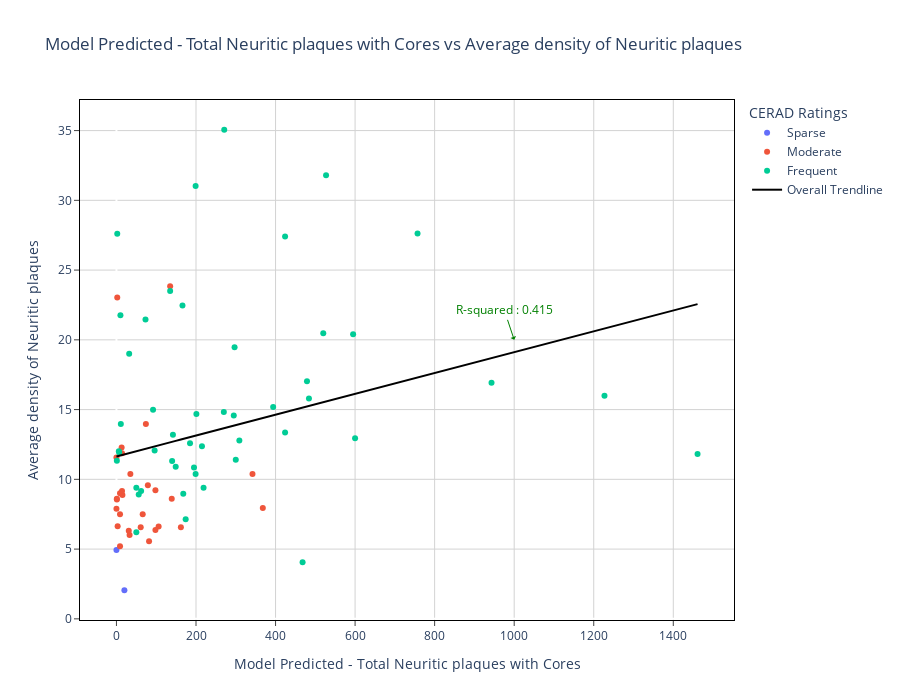

Here is the notebook cell this chart was saved with:
### Markdown cell above
## Scatter Plots with Trendline

### Code cell
df = plaque_counts_merged[(plaque_counts_merged["total_plaques"]<=2000) & (~plaque_counts_merged["MidPlaquesWCoresValue"].isna())]
df["MidPlaquesWCoresValue"] = df["MidPlaquesWCoresValue"].astype(int)
df["MidPlaquesWCoresValue_desc"] =  np.where(df["MidPlaquesWCoresValue"]==1,"Sparse",np.where(df["MidPlaquesWCoresValue"]==3,"Moderate", np.where(df["MidPlaquesWCoresValue"]==5,"Frequent","None")))
df["CERAD Ratings"] = df["MidPlaquesWCoresValue_desc"]
df  = df.sort_values(by="CERAD Ratings")
val_y = "Plq_Mn_MFG_x"
val_x= "total_core_plaques"
title = "Model Predicted - Total Neuritic plaques with Cores vs Average density of Neuritic plaques"
fig = px.scatter(df, x=val_x, y=val_y, color="CERAD Ratings", trendline="ols", title=title, category_orders={"CERAD Ratings": ["Sparse","Moderate","Frequent"]},trendline_scope="overall",trendline_color_override="black")
fig.update_layout(height = 700, width = 900)
fig.update_layout( plot_bgcolor='white')
fig.update_xaxes( mirror=True,
    ticks='outside',
    showline=True,
    linecolor='black',
    gridcolor='lightgrey'
)
fig.update_yaxes(
    mirror=True,
    ticks='outside',
    showline=True,
    linecolor='black',
    gridcolor='lightgrey'
)
fig.add_annotation(x=1000, y=20,
            text="R-squared : 0.415",
            showarrow=True,
            arrowhead=1,
            font=dict(
                color="green",
                size=12
            ),arrowcolor="green")
fig.update_layout(
    xaxis_title_text='Model Predicted - Total Neuritic plaques with Cores', # xaxis label
    yaxis_title_text="Average density of Neuritic plaques") # yaxis label
fig.show()


#results = px.get_trendline_results(fig)
#print(results.sumaary())

output = sm.OLS(df[val_y], df[val_x]).fit() 
print(output.summary())

### Figure 1 — Plotly figure (JSON) as saved in the notebook; plotly's stock layout.template omitted (floating-point values rounded to 4 significant figures)
{"data": [{"hovertemplate": "CERAD Ratings=Sparse<br>total_core_plaques=%{x}<br>Plq_Mn_MFG_x=%{y}<extra></extra>", "legendgroup": "Sparse", "marker": {"color": "#636efa", "symbol": "circle"}, "mode": "markers", "name": "Sparse", "orientation": "v", "showlegend": true, "type": "scatter", "x": [0, 20], "xaxis": "x", "y": [4.94, 2.05], "yaxis": "y"}, {"hovertemplate": "CERAD Ratings=Moderate<br>total_core_plaques=%{x}<br>Plq_Mn_MFG_x=%{y}<extra></extra>", "legendgroup": "Moderate", "marker": {"color": "#EF553B", "symbol": "circle"}, "mode": "markers", "name": "Moderate", "orientation": "v", "showlegend": true, "type": "scatter", "x": [82, 106, 13, 162, 3, 1, 9, 342, 1, 98, 98, 9, 0, 15, 139, 33, 368, 14, 79, 2, 35, 31, 9, 0, 61, 14, 135, 66, 74], "xaxis": "x", "y": [5.56, 6.62, 12.28, 6.56, 6.64, 8.61, 9.01, 10.39, 8.56, 6.37, 9.22, 7.49, 11.57, 8.87, 8.61, 6.01, 7.95, 11.87, 9.58, 23.03, 10.39, 6.32, 5.2, 7.9, 6.57, 9.17, 23.85, 7.49, 13.96], "yaxis": "y"}, {"hovertemplate": "CERAD Ratings=Frequent<br>total_core_plaques=%{x}<br>Plq_Mn_MFG_x=%{y}<extra></extra>", "legendgroup": "Frequent", "marker": {"color": "#00cc96", "symbol": "circle"}, "mode": "markers", "name": "Frequent", "orientation": "v", "showlegend": true, "type": "scatter", "x": [201, 219, 1461, 11, 10, 468, 424, 92, 295, 195, 484, 595, 50, 215, 1, 174, 185, 600, 757, 424, 479, 166, 1227, 199, 271, 142, 297, 149, 309, 7, 943, 6, 62, 520, 270, 199, 96, 394, 135, 56, 32, 73, 527, 2, 168, 300, 50, 140], "xaxis": "x", "y": [14.68, 9.4, 11.82, 13.96, 21.76, 4.05, 13.35, 14.98, 14.57, 10.85, 15.8, 20.4, 9.4, 12.38, 11.34, 7.14, 12.58, 12.94, 27.62, 27.41, 17.04, 22.47, 15.99, 10.39, 35.06, 13.2, 19.46, 10.91, 12.79, 11.92, 16.92, 12.02, 9.17, 20.48, 14.83, 31.03, 12.07, 15.19, 23.5, 8.92, 19.01, 21.45, 31.8, 27.6, 8.97, 11.41, 6.21, 11.31], "yaxis": "y"}, {"hovertemplate": "<b>OLS trendline</b><br>Plq_Mn_MFG_x = 0.00747259 * total_core_plaques + 11.6442<br>R<sup>2</sup>=0.084264<br><br>total_core_plaques=%{x}<br>Plq_Mn_MFG_x=%{y} <b>(trend)</b><extra></extra>", "legendgroup": "Overall Trendline", "line": {"color": "black"}, "mode": "lines", "name": "Overall Trendline", "showlegend": true, "type": "scatter", "x": [0, 0, 0, 1, 1, 1, 2, 2, 3, 6, 7, 9, 9, 9, 10, 11, 13, 14, 14, 15, 20, 31, 32, 33, 35, 50, 50, 56, 61, 62, 66, 73, 74, 79, 82, 92, 96, 98, 98, 106, 135, 135, 139, 140, 142, 149, 162, 166, 168, 174, 185, 195, 199, 199, 201, 215, 219, 270, 271, 295, 297, 300, 309, 342, 368, 394, 424, 424, 468, 479, 484, 520, 527, 595, 600, 757, 943, 1227, 1461], "xaxis": "x", "y": [11.64, 11.64, 11.64, 11.65, 11.65, 11.65, 11.66, 11.66, 11.67, 11.69, 11.7, 11.71, 11.71, 11.71, 11.72, 11.73, 11.74, 11.75, 11.75, 11.76, 11.79, 11.88, 11.88, 11.89, 11.91, 12.02, 12.02, 12.06, 12.1, 12.11, 12.14, 12.19, 12.2, 12.23, 12.26, 12.33, 12.36, 12.38, 12.38, 12.44, 12.65, 12.65, 12.68, 12.69, 12.71, 12.76, 12.85, 12.88, 12.9, 12.94, 13.03, 13.1, 13.13, 13.13, 13.15, 13.25, 13.28, 13.66, 13.67, 13.85, 13.86, 13.89, 13.95, 14.2, 14.39, 14.59, 14.81, 14.81, 15.14, 15.22, 15.26, 15.53, 15.58, 16.09, 16.13, 17.3, 18.69, 20.81, 22.56], "yaxis": "y"}], "layout": {"annotations": [{"arrowcolor": "green", "arrowhead": 1, "font": {"color": "green", "size": 12}, "showarrow": true, "text": "R-squared : 0.415", "x": 1000, "y": 20}], "height": 700, "legend": {"title": {"text": "CERAD Ratings"}, "tracegroupgap": 0}, "plot_bgcolor": "white", "title": {"text": "Model Predicted - Total Neuritic plaques with Cores vs Average density of Neuritic plaques"}, "width": 900, "xaxis": {"anchor": "y", "domain": [0, 1], "gridcolor": "lightgrey", "linecolor": "black", "mirror": true, "showline": true, "ticks": "outside", "title": {"text": "Model Predicted - Total Neuritic plaques with Cores"}}, "yaxis": {"anchor": "x", "domain": [0, 1], "gridcolor": "lightgrey", "linecolor": "black", "mirror": true, "showline": true, "ticks": "outside", "title": {"text": "Average density of Neuritic plaques"}}}}
